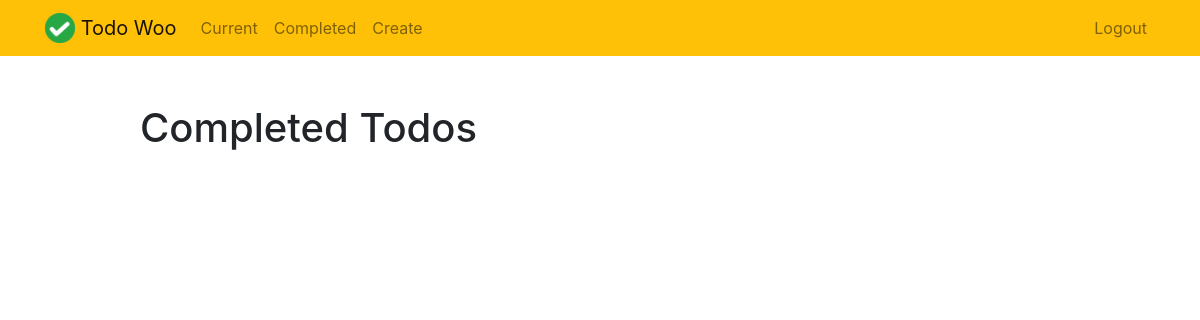
Page /completed/ (signed in) on the earlier database version.
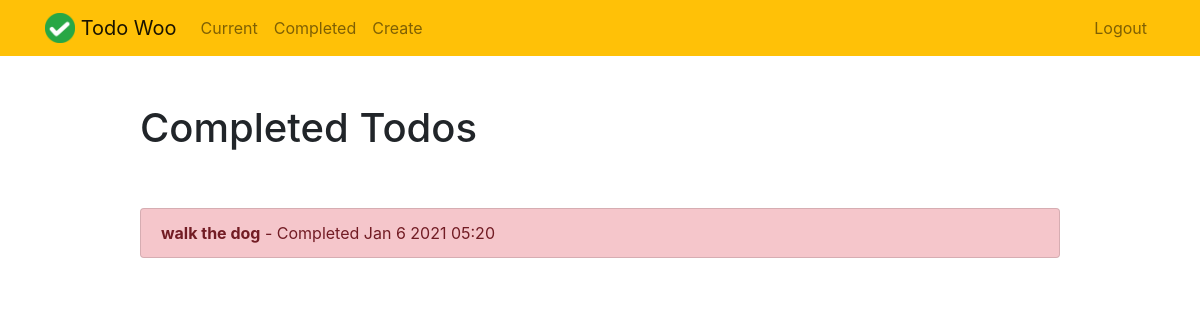
Same page on the later database version.
### todo/models.py (models this page shows, shortened)
class Todo(models.Model):
    title = models.CharField(max_length=100)
    memo = models.TextField(blank=True)
    created = models.DateTimeField(auto_now_add=True)
    datecompleted = models.DateTimeField(null=True,blank=True)
    important = models.BooleanField(default=False)
    user = models.ForeignKey(User,on_delete=models.CASCADE)

### todo/views.py (the view)
# urls.py: path('completed/',views.completedtodos,name='completedtodos'),
@login_required
def completedtodos(request):
    todos= Todo.objects.filter(user=request.user,datecompleted__isnull=False).order_by('-datecompleted')
    return render(request,'todo/completedtodos.html',{'todos':todos})

### todo/templates/todo/completedtodos.html
{% extends "todo/base.html" %}
{% block content %}
    <div class="row justify-content-center mt-5">
        <div class="col-md-10">
            <h1>Completed Todos</h1>
        </div>
    </div>
    <div class="row justify-content-center mt-5">
        <div class="col-md-10">
            <div class="list-group">
                {% for todo in todos %}
                    <a href="{% url 'viewtodo' todo.id %}" class="list-group-item list-group-item-action{% if todo.important %} list-group-item-danger{% endif %}"><b>{{ todo.title }}</b> - Completed {{ todo.datecompleted|date:'M j Y H:i' }}</a>
                {% endfor %}
            </div>
        </div>
    </div>
{% endblock %}

Differences in the rows shown:
now on this page (row edited): Todo: title "walk the dog", datecompleted "Jan 6 2021 05:20"
